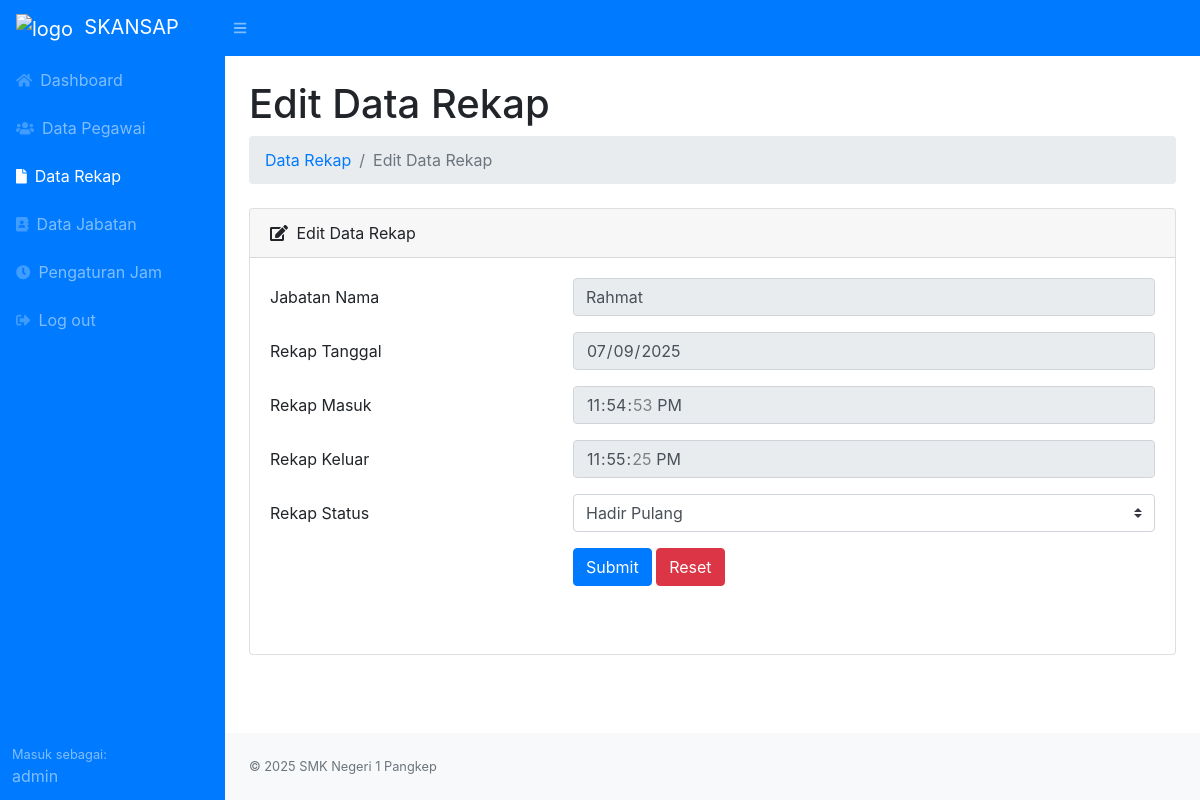
Page /edit_rekap.php?rekap_id=12 (signed in) on the committed database.
### tables this page shows
CREATE TABLE `rekap` (
  `rekap_id` bigint NOT NULL,
  `pegawai_id` int NOT NULL,
  `rekap_tanggal` date NOT NULL,
  `rekap_masuk` time DEFAULT NULL,
  `rekap_keluar` time DEFAULT NULL,
  `rekap_photomasuk` varchar(255) DEFAULT NULL,
  `status1` tinyint NOT NULL DEFAULT '0',
  `rekap_photokeluar` varchar(255) DEFAULT NULL,
  `status2` tinyint NOT NULL DEFAULT '0',
  `rekap_keterangan` text
);

CREATE TABLE `pegawai` (
  `pegawai_id` int NOT NULL,
  `jabatan_id` int NOT NULL,
  `pegawai_rfid` varchar(30) NOT NULL,
  `pegawai_nama` varchar(50) NOT NULL,
  `pegawai_nip` varchar(18) NOT NULL,
  `pegawai_jeniskelamin` enum('M','F') NOT NULL,
  `pegawai_lahir` date NOT NULL,
  `pegawai_nomorhp` varchar(20) NOT NULL,
  `pegawai_alamat` varchar(500) NOT NULL,
  `pegawai_foto` varchar(255) NOT NULL,
  `pegawai_status` enum('1','0') NOT NULL DEFAULT '1'
);

### edit_rekap.php (the view, shortened to what this page needs)
<?php
require_once("./header.php");
if (isset($_GET["rekap_id"])) {
    $id = $_GET["rekap_id"];
} else {
    header("location:./data_rekap.php");
    exit();
}
$sql = "SELECT `rekap`.`rekap_id`, `pegawai`.`pegawai_foto`, `pegawai`.`pegawai_nama`, `rekap`.`rekap_tanggal`, `rekap`.`rekap_masuk`, `rekap`.`rekap_keluar`, `rekap`.`rekap_photomasuk`, `rekap`.`rekap_photokeluar`, `rekap`.`rekap_keterangan`
        FROM `rekap` INNER JOIN `pegawai` ON `rekap`.`pegawai_id` = `pegawai`.`pegawai_id` WHERE `rekap`.`rekap_id` = '$id'";
$result = $koneksi->query($sql);
while ($row = $result->fetch_assoc()) {
    $pegawai_nama = $row['pegawai_nama'];
    $rekap_tanggal = $row['rekap_tanggal'];
    $rekap_masuk = $row['rekap_masuk'];
    $rekap_keluar = $row['rekap_keluar'];
    $rekap_keterangan = $row['rekap_keterangan'];
}
?>
<div id="layoutSidenav_content">
    <main>
        <div class="container-fluid">
            <h1 class="mt-4">Edit Data Rekap</h1>
            <ol class="breadcrumb mb-4">
                <li class="breadcrumb-item"><a href="./data_rekap.php">Data Rekap</a></li>
                <li class="breadcrumb-item active">Edit Data Rekap</li>
            </ol>
            <div class="card mb-4">
                <div class="card-header">
                    <i class="fas fa-edit mr-1"></i>
                    Edit Data Rekap
                </div>
                <div class="card-body">
                    <form class="mb-5" action="./edit_rekap_post.php" method="POST" id="appsform"
                        enctype="multipart/form-data">
                        <div class="form-group row">
                            <label class="col-sm-4 col-form-label" for="jabatanNama">Jabatan Nama</label>
                            <div class="col-sm-8">
                                <input type="text" class="form-control" id="jabatanNama" name="jabatanNama"
                                    placeholder="Masukkan Nama Jabatan" value="<?php echo $pegawai_nama; ?>"
                                    autocomplete="off" minlength="2" maxlength="50" disabled>
                            </div>
                        </div>
                        <div class="form-group row">
                            <label class="col-sm-4 col-form-label" for="rekapTanggal">Rekap Tanggal</label>
                            <div class="col-sm-8">
                                <input type="date" class="form-control" id="rekapTanggal" name="rekapTanggal"
                                    value="<?php echo $rekap_tanggal; ?>" autocomplete="off" minlength="2"
                                    maxlength="50" disabled>
                            </div>
                        </div>
                        <div class="form-group row">
                            <label class="col-sm-4 col-form-label" for="rekapMasuk">Rekap Masuk</label>
                            <div class="col-sm-8">
                                <input type="time" class="form-control" id="rekapMasuk" name="rekapMasuk"
                                    value="<?php echo $rekap_masuk; ?>" autocomplete="off" minlength="2" maxlength="50"
                                    disabled>
                            </div>
                        </div>
                        <div class="form-group row">
                            <label class="col-sm-4 col-form-label" for="rekapKeluar">Rekap Keluar</label>
                            <div class="col-sm-8">
                                <input type="time" class="form-control" id="rekapKeluar" name="rekapKeluar"
                                    value="<?php echo $rekap_keluar; ?>" autocomplete="off" minlength="2" maxlength="50"
                                    disabled>
                            </div>
                        </div>
                        <div class="form-group row">
                            <label class="col-sm-4 col-form-label" for="rekapKeluar">Rekap Status</label>
                            <div class="col-sm-8">
                                <select class="custom-select" id="rekapStatus" name="rekapStatus" autocomplete="off"
                                    required>
                                    <option value="Hadir Pulang"
                                        <?php echo ($rekap_keterangan == 'Hadir Pulang') ? "selected" : "" ?>>
                                        Hadir Pulang</option>
                                </select>
                            </div>
                        </div>
                        <div class="form-group row">
                            <div class="col-sm-8 ml-auto">
                                <button type="submit" class="btn btn-primary">Submit</button>
                                <button type="reset" class="btn btn-danger">Reset</button>
                            </div>
                        </div>
                    </form>
                </div>
            </div>
        </div>
    </main>
    <?php
    require_once("./footer.php");
    ?>

### rows in the picture
rekap: jabatanNama "Rahmat", rekapTanggal "07/09/2025", rekapMasuk "23:54:53", rekapKeluar "23:55:25", rekapStatus "Hadir Pulang"

### other values in the picture
$username "admin"
